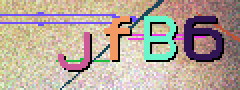
%> input picture New Method/0187.png, 120 x 45 px (shown 2 times larger)
$ octave test.m   (GNU Octave 9; MATLAB toolbox functions it lacks are replaced by stand-ins)
%> lines starting %> are read from the running program, lines starting %| are printed output that depends on the picture; in (x1, y1, x2, y2) boxes, pixels count from 0 and x2, y2 are one past the last pixel; in counts of white or black regions, pixels touching at a corner belong together; the program's own positions count from 1
I = imread('0187.png');
%> I is the input picture: size 45x120x3 uint8; mean R, G, B 180.6, 164.6, 151.9
[m,n] = size(I(:,:,1));
%> m = 45; n = 120
G = rgb2gray(I);%原理也是利用经验公式
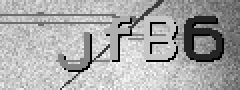
%> G: size 45x120 uint8 (shown 2 times larger); min 0, max 255, mean 168
temp = bwareaopen(G,70);
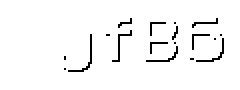
%> temp: size 45x120 logical (shown 2 times larger); 96.4% white; black in thin lines or dots, all inside (x1, y1, x2, y2) = (32, 9, 112, 36)

% fun = @(x) locbw(x(:));
% %%滑动邻域
% temp = nlfilter(G1,[5 5],fun);
figure;imshow(temp)
figure;imshow(G)
figure;imshow(I(:,:,3))
%> after `imshow(I(:,:,3))`:
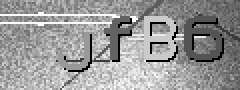
%> displayed picture: size 45x120, on the screen's scale of 0 to 255 (shown 2 times larger); min 0, max 255, mean 151.9

$ run again, with New Method/0030.png copied over New Method/0187.png
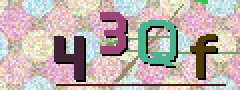
%> input picture New Method/0030.png, 120 x 45 px (shown 2 times larger)
%> I is the input picture: size 45x120x3 uint8; mean R, G, B 188.7, 176.4, 171.4
%> m = 45; n = 120
%> `temp = bwareaopen(G,70);`:
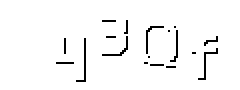
%> temp: size 45x120 logical (shown 2 times larger); 96.6% white; black in thin lines or dots, all inside (x1, y1, x2, y2) = (28, 10, 109, 41)
%> `imshow(I(:,:,3))`:
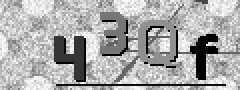
%> displayed picture: size 45x120, on the screen's scale of 0 to 255 (shown 2 times larger); min 0, max 255, mean 171.4

$ run again, with New Method/1.png copied over New Method/0187.png
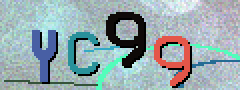
%> input picture New Method/1.png, 120 x 45 px (shown 2 times larger)
%> I is the input picture: size 45x120x3 uint8; mean R, G, B 151, 169.6, 173.7
%> m = 45; n = 120
%> `temp = bwareaopen(G,70);`:
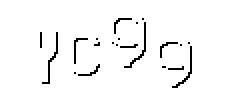
%> temp: size 45x120 logical (shown 2 times larger); 96.2% white; black in thin lines or dots, all inside (x1, y1, x2, y2) = (20, 9, 96, 44)
%> `imshow(I(:,:,3))`:
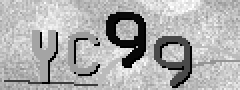
%> displayed picture: size 45x120, on the screen's scale of 0 to 255 (shown 2 times larger); min 0, max 255, mean 173.7
